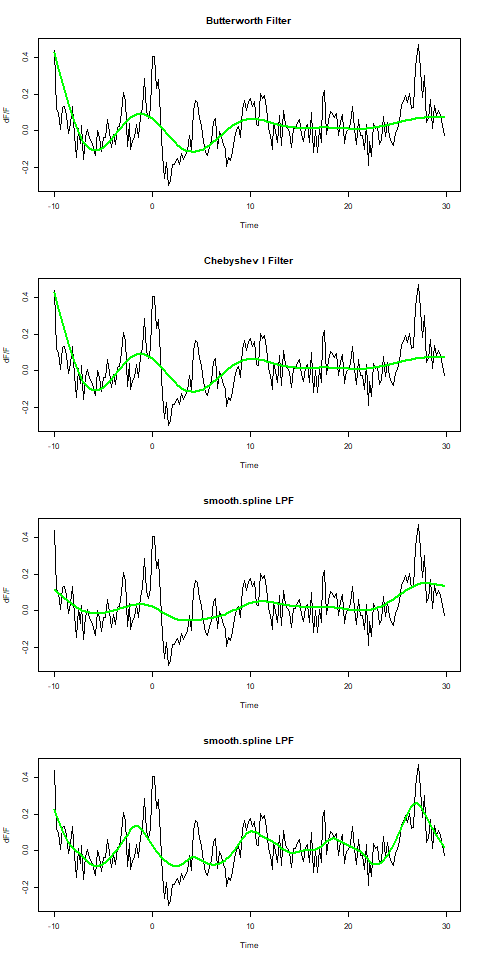

Write R code to recreate this figure.
## Required packages
library(data.table)
library(dplyr)
library(tidyverse)
library(gsignal)
library(boxfilter)
library(npreg)
## Open a png file
png(filename = "./plots/NR9202.32.png", width = 480, height = 960)
## make the plot
par(mfrow = c(4, 1))
## Butterworth Filter
plot(G9202.32$time, G9202.32$dFF, type = "l", main = "Butterworth Filter", xlab = "Time", ylab = "dF/F")
z1 <- filtfilt(stable, G9202.32$dFF)
lines(G9202.32$time, z1, col = "green", lwd = 2)
# Chebyshev I Filter
plot(G9202.32$time, G9202.32$dFF, type = "l", main = "Chebyshev I Filter", xlab = "Time", ylab = "dF/F")
z1 <- filtfilt(stable, G9202.32$dFF)
lines(G9202.32$time, z1, col = "green", lwd = 2)
# smooth.spline LPF
lowpass.spline.1 <- smooth.spline(G9202.32$time, G9202.32$dFF, spar = .8)
plot(G9202.32$time, G9202.32$dFF, type = "l", main = "smooth.spline LPF", xlab = "Time", ylab = "dF/F")
lines(predict(lowpass.spline.1, G9202.32$time), col = "green", lwd = 2)
# ss LPF
ss.1 <- ss(G9202.32$time, G9202.32$dFF, nknots = 15, m = 2)
plot(G9202.32$time, G9202.32$dFF, type = "l", main = "smooth.spline LPF", xlab = "Time", ylab = "dF/F")
lines(predict(ss.1, G9202.32$time), col = "green", lwd = 2)
dev.off()
